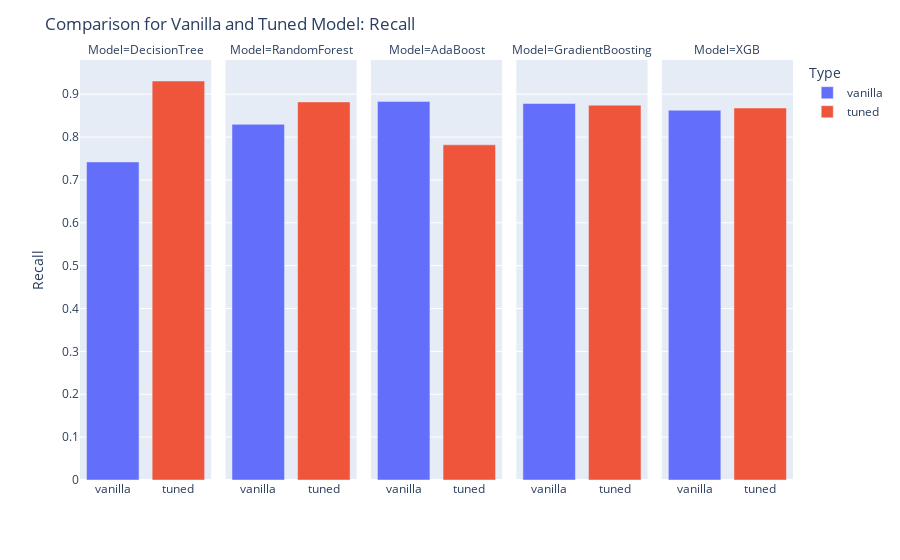

Write notebook code for a chart like this one.
### Code cell
plot_result("Recall")

### Figure 1 — Plotly figure (JSON) as saved in the notebook; plotly's stock layout.template omitted (floating-point values rounded to 4 significant figures)
{"data": [{"alignmentgroup": "True", "hovertemplate": "Type=%{x}<br>Model=DecisionTree<br>Recall=%{y}<extra></extra>", "legendgroup": "vanilla", "marker": {"color": "#636efa", "pattern": {"shape": ""}}, "name": "vanilla", "offsetgroup": "vanilla", "orientation": "v", "showlegend": true, "textposition": "auto", "type": "bar", "x": ["vanilla"], "xaxis": "x", "y": [0.742], "yaxis": "y"}, {"alignmentgroup": "True", "hovertemplate": "Type=%{x}<br>Model=RandomForest<br>Recall=%{y}<extra></extra>", "legendgroup": "vanilla", "marker": {"color": "#636efa", "pattern": {"shape": ""}}, "name": "vanilla", "offsetgroup": "vanilla", "orientation": "v", "showlegend": false, "textposition": "auto", "type": "bar", "x": ["vanilla"], "xaxis": "x2", "y": [0.8298], "yaxis": "y2"}, {"alignmentgroup": "True", "hovertemplate": "Type=%{x}<br>Model=AdaBoost<br>Recall=%{y}<extra></extra>", "legendgroup": "vanilla", "marker": {"color": "#636efa", "pattern": {"shape": ""}}, "name": "vanilla", "offsetgroup": "vanilla", "orientation": "v", "showlegend": false, "textposition": "auto", "type": "bar", "x": ["vanilla"], "xaxis": "x3", "y": [0.8833], "yaxis": "y3"}, {"alignmentgroup": "True", "hovertemplate": "Type=%{x}<br>Model=GradientBoosting<br>Recall=%{y}<extra></extra>", "legendgroup": "vanilla", "marker": {"color": "#636efa", "pattern": {"shape": ""}}, "name": "vanilla", "offsetgroup": "vanilla", "orientation": "v", "showlegend": false, "textposition": "auto", "type": "bar", "x": ["vanilla"], "xaxis": "x4", "y": [0.8784], "yaxis": "y4"}, {"alignmentgroup": "True", "hovertemplate": "Type=%{x}<br>Model=XGB<br>Recall=%{y}<extra></extra>", "legendgroup": "vanilla", "marker": {"color": "#636efa", "pattern": {"shape": ""}}, "name": "vanilla", "offsetgroup": "vanilla", "orientation": "v", "showlegend": false, "textposition": "auto", "type": "bar", "x": ["vanilla"], "xaxis": "x5", "y": [0.8625], "yaxis": "y5"}, {"alignmentgroup": "True", "hovertemplate": "Type=%{x}<br>Model=DecisionTree<br>Recall=%{y}<extra></extra>", "legendgroup": "tuned", "marker": {"color": "#EF553B", "pattern": {"shape": ""}}, "name": "tuned", "offsetgroup": "tuned", "orientation": "v", "showlegend": true, "textposition": "auto", "type": "bar", "x": ["tuned"], "xaxis": "x", "y": [0.9309], "yaxis": "y"}, {"alignmentgroup": "True", "hovertemplate": "Type=%{x}<br>Model=RandomForest<br>Recall=%{y}<extra></extra>", "legendgroup": "tuned", "marker": {"color": "#EF553B", "pattern": {"shape": ""}}, "name": "tuned", "offsetgroup": "tuned", "orientation": "v", "showlegend": false, "textposition": "auto", "type": "bar", "x": ["tuned"], "xaxis": "x2", "y": [0.8821], "yaxis": "y2"}, {"alignmentgroup": "True", "hovertemplate": "Type=%{x}<br>Model=AdaBoost<br>Recall=%{y}<extra></extra>", "legendgroup": "tuned", "marker": {"color": "#EF553B", "pattern": {"shape": ""}}, "name": "tuned", "offsetgroup": "tuned", "orientation": "v", "showlegend": false, "textposition": "auto", "type": "bar", "x": ["tuned"], "xaxis": "x3", "y": [0.782], "yaxis": "y3"}, {"alignmentgroup": "True", "hovertemplate": "Type=%{x}<br>Model=GradientBoosting<br>Recall=%{y}<extra></extra>", "legendgroup": "tuned", "marker": {"color": "#EF553B", "pattern": {"shape": ""}}, "name": "tuned", "offsetgroup": "tuned", "orientation": "v", "showlegend": false, "textposition": "auto", "type": "bar", "x": ["tuned"], "xaxis": "x4", "y": [0.8744], "yaxis": "y4"}, {"alignmentgroup": "True", "hovertemplate": "Type=%{x}<br>Model=XGB<br>Recall=%{y}<extra></extra>", "legendgroup": "tuned", "marker": {"color": "#EF553B", "pattern": {"shape": ""}}, "name": "tuned", "offsetgroup": "tuned", "orientation": "v", "showlegend": false, "textposition": "auto", "type": "bar", "x": ["tuned"], "xaxis": "x5", "y": [0.868], "yaxis": "y5"}], "layout": {"annotations": [{"font": {}, "showarrow": false, "text": "Model=DecisionTree", "x": 0.092, "xanchor": "center", "xref": "paper", "y": 1, "yanchor": "bottom", "yref": "paper"}, {"font": {}, "showarrow": false, "text": "Model=RandomForest", "x": 0.296, "xanchor": "center", "xref": "paper", "y": 1, "yanchor": "bottom", "yref": "paper"}, {"font": {}, "showarrow": false, "text": "Model=AdaBoost", "x": 0.5, "xanchor": "center", "xref": "paper", "y": 1, "yanchor": "bottom", "yref": "paper"}, {"font": {}, "showarrow": false, "text": "Model=GradientBoosting", "x": 0.704, "xanchor": "center", "xref": "paper", "y": 1, "yanchor": "bottom", "yref": "paper"}, {"font": {}, "showarrow": false, "text": "Model=XGB", "x": 0.908, "xanchor": "center", "xref": "paper", "y": 1, "yanchor": "bottom", "yref": "paper"}], "barmode": "relative", "legend": {"title": {"text": "Type"}, "tracegroupgap": 0}, "margin": {"t": 60}, "title": {"text": "Comparison for Vanilla and Tuned Model: Recall"}, "xaxis": {"anchor": "y", "categoryarray": ["vanilla", "tuned"], "categoryorder": "array", "domain": [0, 0.184], "title": {"text": ""}}, "xaxis2": {"anchor": "y2", "categoryarray": ["vanilla", "tuned"], "categoryorder": "array", "domain": [0.204, 0.388], "matches": "x", "title": {"text": ""}}, "xaxis3": {"anchor": "y3", "categoryarray": ["vanilla", "tuned"], "categoryorder": "array", "domain": [0.408, 0.592], "matches": "x", "title": {"text": ""}}, "xaxis4": {"anchor": "y4", "categoryarray": ["vanilla", "tuned"], "categoryorder": "array", "domain": [0.612, 0.796], "matches": "x", "title": {"text": ""}}, "xaxis5": {"anchor": "y5", "categoryarray": ["vanilla", "tuned"], "categoryorder": "array", "domain": [0.816, 1], "matches": "x", "title": {"text": ""}}, "yaxis": {"anchor": "x", "domain": [0, 1], "title": {"text": "Recall"}}, "yaxis2": {"anchor": "x2", "domain": [0, 1], "matches": "y", "showticklabels": false}, "yaxis3": {"anchor": "x3", "domain": [0, 1], "matches": "y", "showticklabels": false}, "yaxis4": {"anchor": "x4", "domain": [0, 1], "matches": "y", "showticklabels": false}, "yaxis5": {"anchor": "x5", "domain": [0, 1], "matches": "y", "showticklabels": false}}}
